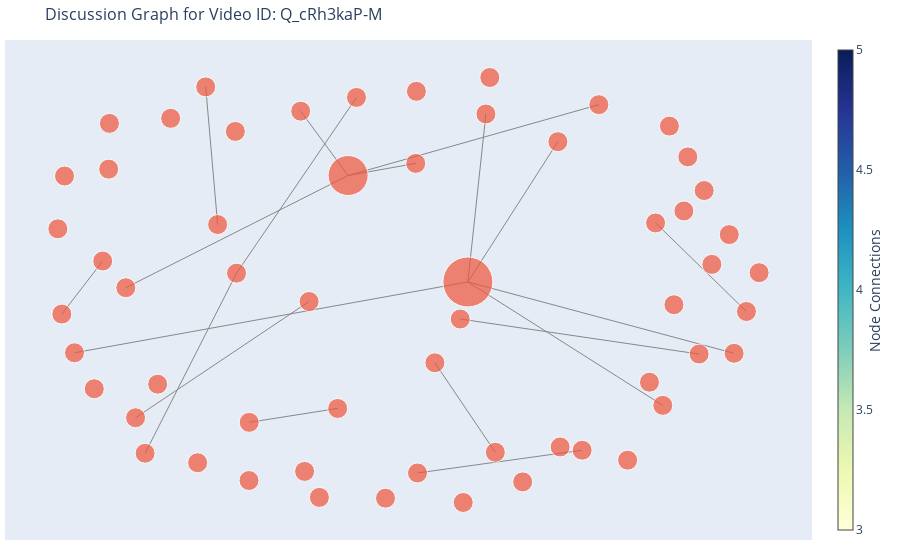

The cell this chart's notebook holds for it:
### Code cell
# Дискусія без участі ботів та тролів.
# https://www.youtube.com/watch?v=Q_cRh3kaP-M
import requests
import networkx as nx
import plotly.graph_objects as go
import textwrap

# Введіть свій API-ключ та ID відео
api_key = 'AIzaSyDRrjpGxQs3e4QaNSQG3AF4ZpyNtL5Zm-Y'
video_id = 'Q_cRh3kaP-M'
url = 'https://www.googleapis.com/youtube/v3/commentThreads'
comments = []

# Функція для отримання коментарів з використанням nextPageToken
def get_all_comments(video_id, api_key):
    next_page_token = ''
    while True:
        params = {
            'part': 'snippet,replies',
            'videoId': video_id,
            'key': api_key,
            'maxResults': 100,
            'pageToken': next_page_token
        }
        response = requests.get(url, params=params)
        if response.status_code != 200:
            print(f"Error: {response.status_code} - {response.text}")
            break
        data = response.json()

        # Додаємо коментарі з поточної сторінки до загального списку
        for item in data['items']:
            comment_id = item['id']
            top_comment = item['snippet']['topLevelComment']['snippet']['textDisplay']
            comments.append((comment_id, top_comment, None))  # Основний коментар без батьківського коментаря

            # Додаємо відповіді, якщо вони є
            if 'replies' in item:
                for reply in item['replies']['comments']:
                    reply_id = reply['id']
                    reply_text = reply['snippet']['textDisplay']
                    comments.append((reply_id, reply_text, comment_id))  # Відповідь із батьківським коментарем

        # Перевіряємо, чи є наступна сторінка коментарів
        next_page_token = data.get('nextPageToken')
        if not next_page_token:
            break

# Функція для розбиття довгих коментарів на рядки
def wrap_text(text, width=40):
    return '<br>'.join(textwrap.wrap(text, width=width))  # Використання <br> для нових рядків в HTML

# Викликаємо функцію для зчитування всіх коментарів
get_all_comments(video_id, api_key)

# Ініціалізація графа
G = nx.DiGraph()

# Додаємо вузли та ребра до графа
for comment_id, text, parent_id in comments:
    G.add_node(comment_id, text=text, length=len(text))  # Додаємо довжину коментаря як метрику
    if parent_id:
        G.add_edge(parent_id, comment_id)

# Обчислення метрик для кожного вузла
for node in G.nodes():
    degree = G.degree(node)
    betweenness = nx.betweenness_centrality(G)[node]
    closeness = nx.closeness_centrality(G)[node]
    clustering = nx.clustering(G, node)
    
    # Додаємо метрики до вузла
    G.nodes[node]['degree'] = degree
    G.nodes[node]['betweenness'] = betweenness
    G.nodes[node]['closeness'] = closeness
    G.nodes[node]['clustering'] = clustering

# Створюємо позиції для вузлів для візуалізації
pos = nx.spring_layout(G, k=0.3, iterations=20)

# Створення списку вузлів та ребер для plotly
edge_x = []
edge_y = []
for edge in G.edges():
    x0, y0 = pos[edge[0]]
    x1, y1 = pos[edge[1]]
    edge_x.extend([x0, x1, None])
    edge_y.extend([y0, y1, None])

# Створення ліній для ребер
edge_trace = go.Scatter(
    x=edge_x, y=edge_y,
    line=dict(width=1, color='#888'),
    hoverinfo='none',
    mode='lines'
)

# Створення вузлів з підказками
node_x = []
node_y = []
node_text = []
node_sizes = []  # Список для розмірів вузлів

for node in G.nodes():
    x, y = pos[node]
    node_x.append(x)
    node_y.append(y)
    
    # Обгортання тексту для відображення в кілька рядків
    wrapped_text = wrap_text(G.nodes[node]['text'])
    
    # Додаємо метрики до тексту
    degree = G.nodes[node]['degree']
    betweenness = G.nodes[node]['betweenness']
    closeness = G.nodes[node]['closeness']
    clustering = G.nodes[node]['clustering']
    
    metric_text = (f"Ступінь: {degree}<br>"
                   f"Посередництво: {betweenness:.4f}<br>"
                   f"Близькість: {closeness:.4f}<br>"
                   f"Кластеризація: {clustering:.4f}")
    
    node_text.append(wrapped_text + '<br>' + metric_text)
    
    # Розрахунок розміру вузла в залежності від кількості вихідних ребер
    node_size = degree * 10  # Коефіцієнт масштабу для розміру
    node_sizes.append(max(node_size, 20))  # Мінімальний розмір 20

# Налаштування вузлів та стилю підказок
node_trace = go.Scatter(
    x=node_x, y=node_y,
    mode='markers',
    hoverinfo='text',
    text=node_text,
    marker=dict(
        showscale=True,#вмикаємо шкалу кольорів 
        colorscale='YlGnBu',#встановлюємо градієнтний колір
        size=node_sizes,  # Використання розмірів вузлів
        colorbar=dict(
            thickness=15,
            title='Node Connections',
            xanchor='left',
            titleside='right'
        )
    ),
    hoverlabel=dict(
        bgcolor="lightblue",  # Колір фону для підказок
        font_size=12
    )
)

# Створюємо фігуру plotly
fig = go.Figure(data=[edge_trace, node_trace],
                layout=go.Layout(
                    title=f'Discussion Graph for Video ID: {video_id}',
                    titlefont_size=16,
                    showlegend=False,
                    hovermode='closest',
                    margin=dict(b=20, l=5, r=5, t=40),
                    height=800,  # Встановлюємо висоту графіка
                    xaxis=dict(showgrid=False, zeroline=False, showticklabels=False),
                    yaxis=dict(showgrid=False, zeroline=False, showticklabels=False)
                ))

# Відображення графіка
fig.show()

### Figure 1 — Plotly figure (JSON) as saved in the notebook; plotly's stock layout.template omitted (floating-point values rounded to 4 significant figures)
{"data": [{"hoverinfo": "none", "line": {"color": "#888", "width": 1}, "mode": "lines", "type": "scatter", "x": [-0.1851, -0.4325, null, -0.4679, -0.7235, null, -0.4679, -0.1325, null, -0.8421, -0.9564, null, -0.5207, -0.5541, null, -0.265, -0.7502, null, 0.1576, 0.8255, null, 0.7038, 0.9579, null, 0.08675, 0.2558, null, 0.1789, 0.2294, null, 0.1789, 0.4306, null, 0.1789, -0.9209, null, 0.1789, 0.9233, null, 0.1789, 0.724, null, -0.1559, -0.7775, null, -0.1559, 0.03322, null, -0.1559, 0.5452, null, -0.1559, -0.2885, null, 0.4984, 0.03816, null], "y": [-0.5311, -0.5954, null, 0.0947, -0.7385, null, 0.0947, 0.9079, null, 0.1509, -0.09448, null, 0.3197, 0.9565, null, -0.03629, -0.5741, null, -0.1174, -0.2795, null, 0.3271, -0.08261, null, -0.3199, -0.7339, null, 0.05409, 0.8312, null, 0.05409, 0.7031, null, 0.05409, -0.2736, null, 0.05409, -0.276, null, 0.05409, -0.5168, null, 0.5466, 0.02744, null, 0.5466, 0.6026, null, 0.5466, 0.8743, null, 0.5466, 0.8442, null, -0.7245, -0.8296, null]}, {"hoverinfo": "text", "hoverlabel": {"bgcolor": "lightblue", "font": {"size": 12}}, "marker": {"colorbar": {"thickness": 15, "title": {"side": "right", "text": "Node Connections"}, "xanchor": "left"}, "colorscale": [[0, "rgb(255,255,217)"], [0.125, "rgb(237,248,177)"], [0.25, "rgb(199,233,180)"], [0.375, "rgb(127,205,187)"], [0.5, "rgb(65,182,196)"], [0.625, "rgb(29,145,192)"], [0.75, "rgb(34,94,168)"], [0.875, "rgb(37,52,148)"], [1, "rgb(8,29,88)"]], "showscale": true, "size": [20, 20, 20, 20, 20, 20, 20, 20, 20, 20, 20, 20, 20, 20, 20, 20, 20, 20, 20, 20, 20, 20, 20, 20, 20, 20, 20, 20, 20, 20, 20, 20, 20, 20, 20, 20, 20, 20, 20, 20, 50, 20, 20, 20, 20, 20, 20, 20, 20, 40, 20, 20, 20, 20, 20, 20, 20, 20]}, "mode": "markers", "text": ["Гольф це ідеальна автівка!<br>Ступінь: 0<br>Посередництво: 0.0000<br>Близькість: 0.0000<br>Кластеризація: 0.0000", "Iлон  Маск змiнив хiд iсторii<br>автомобiлебудування,вiн розпочав еру<br>електро як не крути !!!!!!<br>Ступінь: 0<br>Посередництво: 0.0000<br>Близькість: 0.0000<br>Кластеризація: 0.0000", "е гольф це просто бомба<br>Ступінь: 0<br>Посередництво: 0.0000<br>Близькість: 0.0000<br>Кластеризація: 0.0000", "А чего не спросили механиков про этот<br>ширпотреб,и не показали правду как гниёт<br>кузов,как все днище просто превращается<br>в сплошную ржавчину,что даже крепеж<br>шаровых открутить становится<br>проблемой,единственный нормальный гольф<br>это 4ый,и плюс это стеклянные фары.<br>Ступінь: 0<br>Посередництво: 0.0000<br>Близькість: 0.0000<br>Кластеризація: 0.0000", "Останній гольф найгірший. Просто ніякий<br>порівняно з рестайлінговим попередником.<br>Ступінь: 0<br>Посередництво: 0.0000<br>Близькість: 0.0000<br>Кластеризація: 0.0000", "Так уже випускається E-Golf<br>Ступінь: 0<br>Посередництво: 0.0000<br>Близькість: 0.0000<br>Кластеризація: 0.0000", "Але вони гніють і досить сильно.<br>Ступінь: 0<br>Посередництво: 0.0000<br>Близькість: 0.0000<br>Кластеризація: 0.0000", "Якість на сьогодні цієї автівки вже<br>втрачена<br>Ступінь: 0<br>Посередництво: 0.0000<br>Близькість: 0.0000<br>Кластеризація: 0.0000", "Шановні журналісти, ви, нібито, освічені<br>люди. В українскій мові є буква «Ґ».<br>Ґольф, а не гольф. Ви ж вимовляєте<br>фольксваҐен правильно.<br>Ступінь: 0<br>Посередництво: 0.0000<br>Близькість: 0.0000<br>Кластеризація: 0.0000", "Авто супер💯🤠❤<br>Ступінь: 0<br>Посередництво: 0.0000<br>Близькість: 0.0000<br>Кластеризація: 0.0000", "RIP VW<br>Ступінь: 0<br>Посередництво: 0.0000<br>Близькість: 0.0000<br>Кластеризація: 0.0000", ",Ok👍<br>Ступінь: 0<br>Посередництво: 0.0000<br>Близькість: 0.0000<br>Кластеризація: 0.0000", "Гольфи з часом набирають об&#39;єм і<br>насичуються дрогою комплектацією, і коли<br>я зараз бачу на дорозі сучасний Гольф<br>універсал, я не розумію чи це гольф чи<br>Пасат.<br>Ступінь: 0<br>Посередництво: 0.0000<br>Близькість: 0.0000<br>Кластеризація: 0.0000", "і порівняйте й тим як він виглядає зараз<br>– просто уродство<br>Ступінь: 0<br>Посередництво: 0.0000<br>Близькість: 0.0000<br>Кластеризація: 0.0000", "сдувся вже гольф ... дорогий кусок<br>амна)))<br>Ступінь: 0<br>Посередництво: 0.0000<br>Близькість: 0.0000<br>Кластеризація: 0.0000", "Не показуйте це відео любителям<br>пасатів😂😂😂<br>Ступінь: 0<br>Посередництво: 0.0000<br>Близькість: 0.0000<br>Кластеризація: 0.0000", "Я бы не сказал,что автомобиль уж очень<br>хороший.Просто его выпуск и цена совпали<br>с тем,когда у простых жителей бывшего<br>Союза стали появляться деньги и<br>возможность купить<br>иномарку.Помню,практически у каждого<br>первой машиной иномаркой был подержанный<br>Фольксваген Гольф, его все могли себе<br>позволить. Сейчас поняли,что есть машины<br>и лучше,но многим он нравиться , и<br>заслуженно.<br>Ступінь: 0<br>Посередництво: 0.0000<br>Близькість: 0.0000<br>Кластеризація: 0.0000", "Посилюємо донати на ЗСУ ❤<br>Ступінь: 1<br>Посередництво: 0.0000<br>Близькість: 0.0000<br>Кластеризація: 0.0000", "Не в тему<br>Ступінь: 1<br>Посередництво: 0.0000<br>Близькість: 0.0175<br>Кластеризація: 0.0000", "4ый и 7ой самые прикольные гольфы<br>Ступінь: 0<br>Посередництво: 0.0000<br>Близькість: 0.0000<br>Кластеризація: 0.0000", "Неправда ! Найуспішніший автомобіль - це<br>Toyota Corolla !<br>Ступінь: 2<br>Посередництво: 0.0000<br>Близькість: 0.0000<br>Кластеризація: 0.0000", "Верим<br>Ступінь: 1<br>Посередництво: 0.0000<br>Близькість: 0.0175<br>Кластеризація: 0.0000", "Corolla найпродаваніший, що більш<br>конкретна ознака. А найбільш успішніший<br>це не однозначне маркетологічне<br>твердження. Так само як &quot;народний<br>автомобіль&quot;😅<br>Ступінь: 1<br>Посередництво: 0.0000<br>Близькість: 0.0175<br>Кластеризація: 0.0000", "Нажаль це вже історія, сучасний гольф<br>вже не такий бажаний у світі, особливо<br>відлякує дизайн<br>Ступінь: 1<br>Посередництво: 0.0000<br>Близькість: 0.0000<br>Кластеризація: 0.0000", "А як відлякує якість😅<br>Ступінь: 1<br>Посередництво: 0.0000<br>Близькість: 0.0175<br>Кластеризація: 0.0000", "Досить нав&#39;язувати людям<br>електромобілі!!! Я зможу купити перший<br>автомобфль в 2027-2029 році. Але ВВ<br>принципово не мій фаворит, бо вони<br>переходять в електромобілі.<br>Автомобілевиробники не чують свого<br>споживача! <br>Краще б подумали як<br>екологізувати морський транспорт, а не<br>під виглядом екологічності просто<br>створюють собі більшу маржу.<br>Я краще<br>куплю 20річне старе корито, ніж новий<br>електромобіль!<br>Ступінь: 0<br>Посередництво: 0.0000<br>Близькість: 0.0000<br>Кластеризація: 0.0000", "Беспричинно<br>Ступінь: 0<br>Посередництво: 0.0000<br>Близькість: 0.0000<br>Кластеризація: 0.0000", "На задньому фоні заставки Хонда Сивік.Не<br>менш популярна модель в світі і набагато<br>краща та надійніша за Фольцваген Гольф.<br>Ступінь: 1<br>Посередництво: 0.0000<br>Близькість: 0.0000<br>Кластеризація: 0.0000", "Чим саме вона набагато краща?<br>Ступінь: 1<br>Посередництво: 0.0000<br>Близькість: 0.0175<br>Кластеризація: 0.0000", "Як колишній власник 6го та теперішній<br>власник 7го впевнено заявляю,дуже класне<br>авто.Практичне,економне,комфортне.<br>Ступінь: 1<br>Посередництво: 0.0000<br>Близькість: 0.0000<br>Кластеризація: 0.0000", "зубодробилка с 2 см клрнс<br>Ступінь: 1<br>Посередництво: 0.0000<br>Близькість: 0.0175<br>Кластеризація: 0.0000", "Джуджаро хвойда як і всі італійці, гольф<br>без ціеї мразоти виграє<br>Ступінь: 0<br>Посередництво: 0.0000<br>Близькість: 0.0000<br>Кластеризація: 0.0000", "Загалом VW серйозно ставиться до всієї<br>своєї продукції. Мій вибір VW Sharan<br>tdi, оскільки навіть пассата мені вже<br>замало.<br>Ступінь: 1<br>Посередництво: 0.0000<br>Близькість: 0.0000<br>Кластеризація: 0.0000", "Переходь на МАН це теж фольксваген!<br>Ступінь: 1<br>Посередництво: 0.0000<br>Близькість: 0.0175<br>Кластеризація: 0.0000", "Моя улюблена модель Volkswagen це Golf,а<br>саме 7 покоління.<br>Ступінь: 1<br>Посередництво: 0.0000<br>Близькість: 0.0000<br>Кластеризація: 0.0000", "Особливо в рейсталінгі після 17 року з<br>фул-лед оптикою в універсалі! Пісня!<br>Ступінь: 1<br>Посередництво: 0.0000<br>Близькість: 0.0175<br>Кластеризація: 0.0000", "Не погане авто поки не спробуєш<br>амереканські або японські автомобілі. Не<br>концерн а генератор фаст фуду. Ці<br>німецькі ночви безнадійно застрягли в 70<br>роках.  Так ще й італієць придумав<br>дизайн Lol 😂<br>Ступінь: 1<br>Посередництво: 0.0000<br>Близькість: 0.0000<br>Кластеризація: 0.0000", "іди похмелись.Ніяка рисовозка не<br>зрівняється по якості з німцями.Loh<br>Ступінь: 1<br>Посередництво: 0.0000<br>Близькість: 0.0175<br>Кластеризація: 0.0000", "Був власником Гольф2. Зараз є власником<br>Гольф1 81року.<br>Ступінь: 0<br>Посередництво: 0.0000<br>Близькість: 0.0000<br>Кластеризація: 0.0000", "Баба яка відповідає за маркетинг це вже<br>ознака того, не купувати нові гольфи...<br>Ступінь: 0<br>Посередництво: 0.0000<br>Близькість: 0.0000<br>Кластеризація: 0.0000", "Гольфу вже капець, на нього наплювали, 9<br>мабуть і не буде, та й люди хочуть 3<br>тонні батарейки у псевдокроссовері, або<br>щось краще вигаданого як бюджетний<br>популярний автомобіль в минулих<br>десятиріччях. Королла тримається там де<br>гольф зник та за рахунок Азії.<br>Ступінь: 5<br>Посередництво: 0.0000<br>Близькість: 0.0000<br>Кластеризація: 0.0000", "Що значить не буде 9 покоління. Вже<br>озвучили що golf 9 вийде в 28 році але<br>тільки в електричній версії.......це ж<br>найуспішніша модель...флагман  vw ніхто<br>відмовлятись не збирається....про це<br>говорив Томас Шефер<br>Ступінь: 1<br>Посередництво: 0.0000<br>Близькість: 0.0175<br>Кластеризація: 0.0000", "@@viktorpasichniak7003 Може бути, якщо<br>він комусь потрібен буде, бо теперішнє<br>покоління суті фейсліфт експеримент.<br>Шкоду нову і Сеат зробили а цей якицсь<br>не такий вийшов. І це за умов що будуть<br>батареї і для батарей буде літій і<br>утилізація чи переробка буде розвинута,<br>або ж якійсь нові типи батарей будуть.<br>Ступінь: 1<br>Посередництво: 0.0000<br>Близькість: 0.0175<br>Кластеризація: 0.0000", "Моя порада DW, перш ніж готувати<br>репортаж,  раджу хоча б подивитись<br>світову статистику продажу автомобілів<br>за останні 20 років. Гольф ніколи в<br>своїй історії не був кращим і не буде!!!<br>До Тойота Королла йому тягнутись як до<br>неба, наприклад останні 24 роки тойота<br>Королла була найкращим автомобілем світу<br>в той час як гольф був по продажам аж на<br>17 місяці. В 2022 році було продано 1<br>мільйон 120 тисяч корол в той час як<br>всього 274 тисяч гольфів.<br>Ступінь: 1<br>Посередництво: 0.0000<br>Близькість: 0.0175<br>Кластеризація: 0.0000", "@@Matirus707 Можливо що я хз який<br>експерт але ВВ може спокыйно викинути<br>гольф і пассат, обійдуться шкодою,<br>просто він був символом марки і класу<br>загалом. Але тепер цей клас взагалі<br>просів і тойота тримається з тієюж<br>кролою за рахунок азіатських продажів.<br>Вони усюди і можуть собі дозволити поки<br>інші бавляться з калошами, кросівками та<br>ін. Те сама з електричками. Тойота так,<br>відстала у плані новаторства років 20 на<br>покоління-два (7-10 р.) але тихо собі<br>підсиджують усіх хто грається у гонки<br>непотрібних або зайвих технологій, хоча<br>мені ну не сильно дуже і подобається,<br>але моя повага!<br>Ступінь: 1<br>Посередництво: 0.0000<br>Близькість: 0.0175<br>Кластеризація: 0.0000", "@@PsX1122 Дякую,  але якраз про<br>технології я і писав. Гольф відстав від<br>Королли на років 20, а не на оборот.<br>Подивіться Будь ласка на технології<br>тойота і Фольксвагена. В гольф з 80<br>нічого не змінилося а в тойота змінилося<br>все, повний гібрид і аткінсон мотор.<br>Поцікавився будь ласка, і самі все<br>зрозумієте.Фольксваген як був<br>дерев&#39;яним так ним і залишився по<br>сьогодні.<br>Ступінь: 1<br>Посередництво: 0.0000<br>Близькість: 0.0175<br>Кластеризація: 0.0000", "Розкажіть людям хто придумав назву та<br>символ фольцвагену. Чекаємо на модель<br>1488.<br>Ступінь: 0<br>Посередництво: 0.0000<br>Близькість: 0.0000<br>Кластеризація: 0.0000", "А хочете анектод? - німецький сервіс 😂😂😂<br>Ступінь: 0<br>Посередництво: 0.0000<br>Близькість: 0.0000<br>Кластеризація: 0.0000", "Гавномобіль зроблений як попало як і все<br>німецьке! В сучасному світі німецька<br>якість це міф на який ведуться одні<br>лохи!!!<br>Ступінь: 0<br>Посередництво: 0.0000<br>Близькість: 0.0000<br>Кластеризація: 0.0000", "Сенсація це не гольф а ваші люди які то<br>намагаються світ скорити як нацисти, то<br>допомагають нацистам як от зараз. Ви<br>німці не просто сенсація, ви якісь<br>особливі мутанти - що б не робили на<br>міжнародному полі, завжди після вас<br>хочеться переробити.<br>Ступінь: 4<br>Посередництво: 0.0000<br>Близькість: 0.0000<br>Кластеризація: 0.0000", "Німці помагають Україні. І невідомо де б<br>ти зараз був без цієї допомоги.<br>Ступінь: 1<br>Посередництво: 0.0000<br>Близькість: 0.0175<br>Кластеризація: 0.0000", "Сколько волка ни корми, а такие как ты<br>никогда не нажрутся<br>Ступінь: 1<br>Посередництво: 0.0000<br>Близькість: 0.0175<br>Кластеризація: 0.0000", "Краще захоплювати світ гольфами, аніж<br>танками з ракетами.<br>Ступінь: 1<br>Посередництво: 0.0000<br>Близькість: 0.0175<br>Кластеризація: 0.0000", "Сразу видно что ребёнок пишет<br>Ступінь: 1<br>Посередництво: 0.0000<br>Близькість: 0.0175<br>Кластеризація: 0.0000", "Гарний репортаж!<br>Ступінь: 0<br>Посередництво: 0.0000<br>Близькість: 0.0000<br>Кластеризація: 0.0000", "Є компанія в Україні «Порше мобіліті»<br>яка під час війни «кинула» сотні<br>людей(((<br><br>Я один з них.<br>Ступінь: 0<br>Посередництво: 0.0000<br>Близькість: 0.0000<br>Кластеризація: 0.0000", "одна із найулюбленіших машин в українців<br>особливо 4-та модель<br>Ступінь: 1<br>Посередництво: 0.0000<br>Близькість: 0.0000<br>Кластеризація: 0.0000", "гнилі дрючьки,не актуальні у 2024<br>Ступінь: 1<br>Посередництво: 0.0000<br>Близькість: 0.0175<br>Кластеризація: 0.0000"], "type": "scatter", "x": [-0.5767, 0.3322, -0.05133, -0.4712, -0.433, 0.7552, 0.9098, -0.8657, 0.03504, -0.6521, 0.6867, -0.2362, 0.7425, 0.7829, 0.9934, -0.8254, 0.794, -0.1851, -0.4325, 0.437, -0.4679, -0.7235, -0.1325, -0.8421, -0.9564, -0.6884, -0.9488, -0.5207, -0.5541, -0.265, -0.7502, 0.6256, 0.1576, 0.8255, 0.7038, 0.9579, 0.08675, 0.2558, -0.2776, 0.2403, 0.1789, 0.2294, 0.4306, -0.9209, 0.9233, 0.724, -0.9675, -0.8233, 0.166, -0.1559, -0.7775, 0.03322, 0.5452, -0.2885, 0.8397, 0.8612, 0.4984, 0.03816], "y": [-0.7823, -0.8709, -0.9462, 0.7505, -0.8644, -0.05126, 0.2732, -0.44, 0.936, 0.8111, -0.4098, -0.9425, 0.7751, 0.3825, 0.09701, 0.576, 0.6327, -0.5311, -0.5954, -0.7094, 0.0947, -0.7385, 0.9079, 0.1509, -0.09448, -0.419, 0.5441, 0.3197, 0.9565, -0.03629, -0.5741, -0.7705, -0.1174, -0.2795, 0.3271, -0.08261, -0.3199, -0.7339, -0.8224, 1, 0.05409, 0.8312, 0.7031, -0.2736, -0.276, -0.5168, 0.2999, 0.7877, -0.9662, 0.5466, 0.02744, 0.6026, 0.8743, 0.8442, 0.477, 0.1355, -0.7245, -0.8296]}], "layout": {"autosize": true, "hovermode": "closest", "margin": {"b": 20, "l": 5, "r": 5, "t": 40}, "showlegend": false, "title": {"font": {"size": 16}, "text": "Discussion Graph for Video ID: Q_cRh3kaP-M"}, "xaxis": {"autorange": true, "range": [-1.104, 1.13], "showgrid": false, "showticklabels": false, "type": "linear", "zeroline": false}, "yaxis": {"autorange": true, "range": [-1.118, 1.152], "showgrid": false, "showticklabels": false, "type": "linear", "zeroline": false}}}
